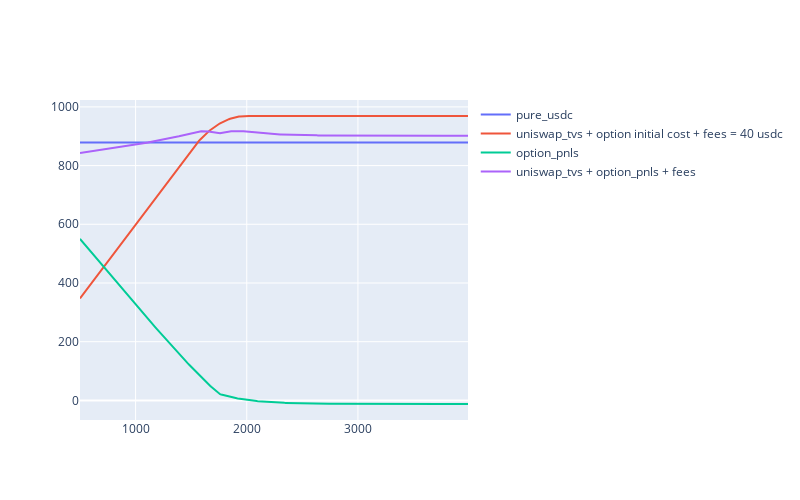

The notebook cell this image was saved under:
### Code cell
fig = go.Figure()
fig.update_layout(
    autosize=False,
    width=800,
    height=500)

fig.add_trace(go.Scatter(x=prices, y=pure_usdc,
                    mode='lines',
                    name='pure_usdc'))

fig.add_trace(go.Scatter(x=prices, y=uniswap_tvs + optimal_option.initial_cost + earned_fees,
                    mode='lines',
                    name="""uniswap_tvs + option initial cost + fees = {} usdc""".format(earned_fees)))
fig.add_trace(go.Scatter(x=prices, y=option_pnls,
                    mode='lines',
                    name='option_pnls'))
fig.add_trace(go.Scatter(x=prices, y=uniswap_tvs + option_pnls + earned_fees,
                    mode='lines',
                    name='uniswap_tvs + option_pnls + fees'))

### Figure 1 — Plotly figure (JSON) as saved in the notebook; plotly's stock layout.template omitted (floating-point values rounded to 4 significant figures; data arrays with more than 128 entries replaced by an {"elided": "..."} marker saying what was removed)
{"data": [{"mode": "lines", "name": "pure_usdc", "type": "scatter", "x": {"elided": "350 int values"}, "y": {"elided": "350 float values"}}, {"mode": "lines", "name": "uniswap_tvs + option initial cost + fees = 40 usdc", "type": "scatter", "x": {"elided": "350 int values"}, "y": {"elided": "350 float values"}}, {"mode": "lines", "name": "option_pnls", "type": "scatter", "x": {"elided": "350 int values"}, "y": {"elided": "350 float values"}}, {"mode": "lines", "name": "uniswap_tvs + option_pnls + fees", "type": "scatter", "x": {"elided": "350 int values"}, "y": {"elided": "350 float values"}}], "layout": {"autosize": false, "height": 500, "width": 800, "xaxis": {"autorange": true, "range": [500, 3990], "type": "linear"}, "yaxis": {"autorange": true, "range": [-66.85, 1023.0], "type": "linear"}}}
